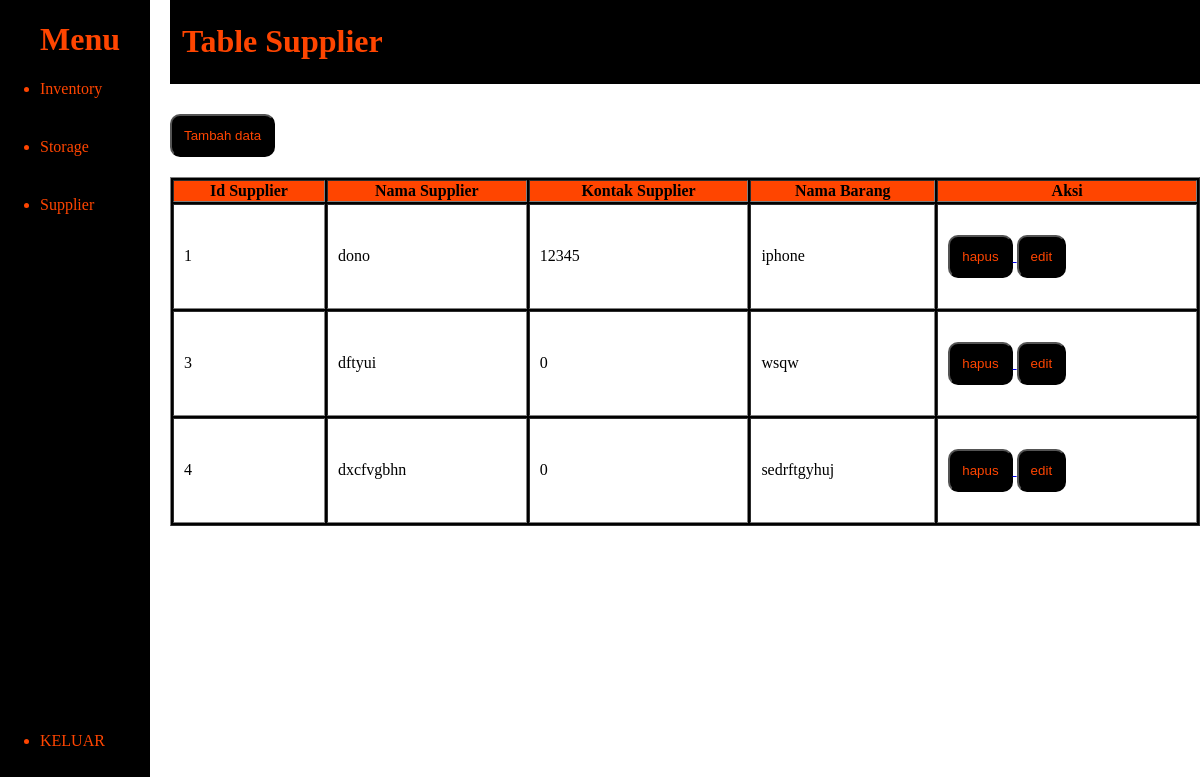
Screenshot of /admin/supplier.php with the database file from the repository.
### tables this page shows
CREATE TABLE `supplier` (
  `id_supplier` int(11) NOT NULL,
  `nama_sup` varchar(100) NOT NULL,
  `kontak_sup` int(100) NOT NULL,
  `nama_barang` varchar(100) NOT NULL
);

### admin/supplier.php (the view, shortened to what this page needs)
<?php
include("sidebar.php");
?>
<!DOCTYPE html>
<html lang="en">
<head>
    <link rel="stylesheet" href="button.css">
</head>
<body>
<div class="tampil">
<table border="1">
        <div class="navbar">
            <h1>Table Supplier</h1>
        </div>
        <div>
        <a href="../crud/tambahsupplier.php"><button>Tambah data</button></a>
        </div>
            <tr>
                <th>Id Supplier</th>
                <th>Nama Supplier</th>
                <th>Kontak Supplier</th>
                <th>Nama Barang</th>
                <th>Aksi</th>
            </tr>
            <?php
            include("koneksi.php");
            $tampil = mysqli_query($koneksi,"SELECT * FROM supplier");
            while($data = mysqli_fetch_array($tampil)){
            ?>
            <tr>
            <td><?php echo$data['id_supplier']?></td>
            <td><?php echo$data['nama_sup']?></td>
            <td><?php echo$data['kontak_sup']?></td>
            <td><?php echo$data['nama_barang']?></td>
            <td>
                <a href='../crud/hapussup.php?id=<?php echo $data['id_supplier']; ?>' onclick='return confirm("ingin menghapus?")'>
                    <button>hapus</button>
                </a>
                <a href='../crud/editsupplier.php?id=<?php echo $data['id_supplier']; ?>'>
                    <button>edit</button>
                </a>
            </td>
           </tr>
            <?php
            }
            ?>
</table>
</div>
</body>
</html>

### admin/button.css (style rules this page uses)
button { width: auto; height: auto; margin-top: 20px; margin-bottom: 20px; background-color: black; border-radius: 10px; padding: 12px; }
a button { text-decoration: none; color: orangered; }

### admin/sidebar.php (style rules this page uses)
body { margin:0; padding:0; }
.tampil { margin-left:170px; }
.navbar { width:100%; background-color:black; color:orangered; padding:2px; position: relative; margin-bottom:10px; display:flex; }
.navbar h1 { margin-left:10px }
table { background-color:black; width:100%; }
table tr { background-color:orangered; }
table td { background-color:white; padding:10px; }

### rows the page displays
supplier: id_supplier "1", nama_sup "dono", kontak_sup "12345", nama_barang "iphone"
supplier: id_supplier "3", nama_sup "dftyui", kontak_sup "0", nama_barang "wsqw"
supplier: id_supplier "4", nama_sup "dxcfvgbhn", kontak_sup "0", nama_barang "sedrftgyhuj"
